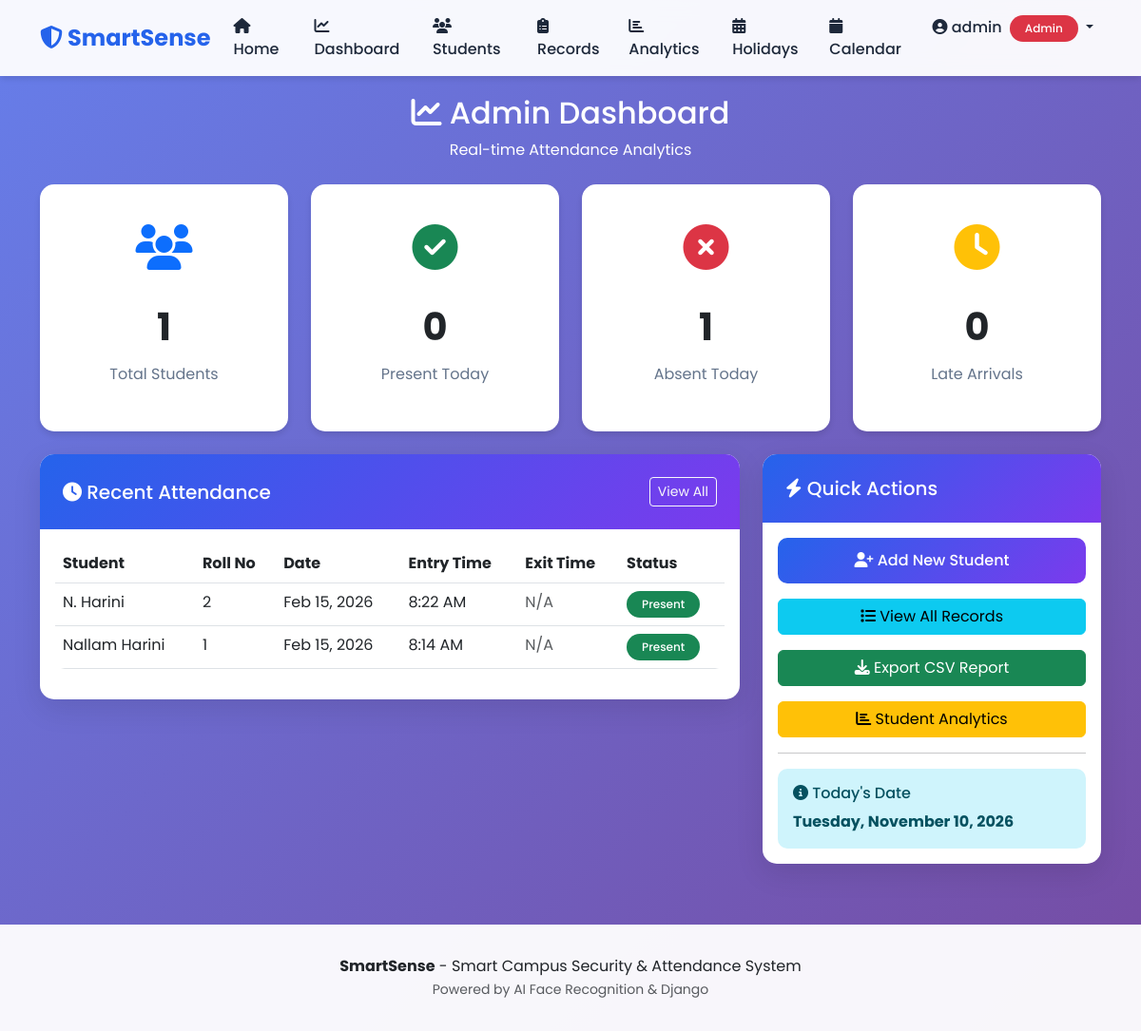
Before: /attendance/dashboard/ (signed in) with the older database file.
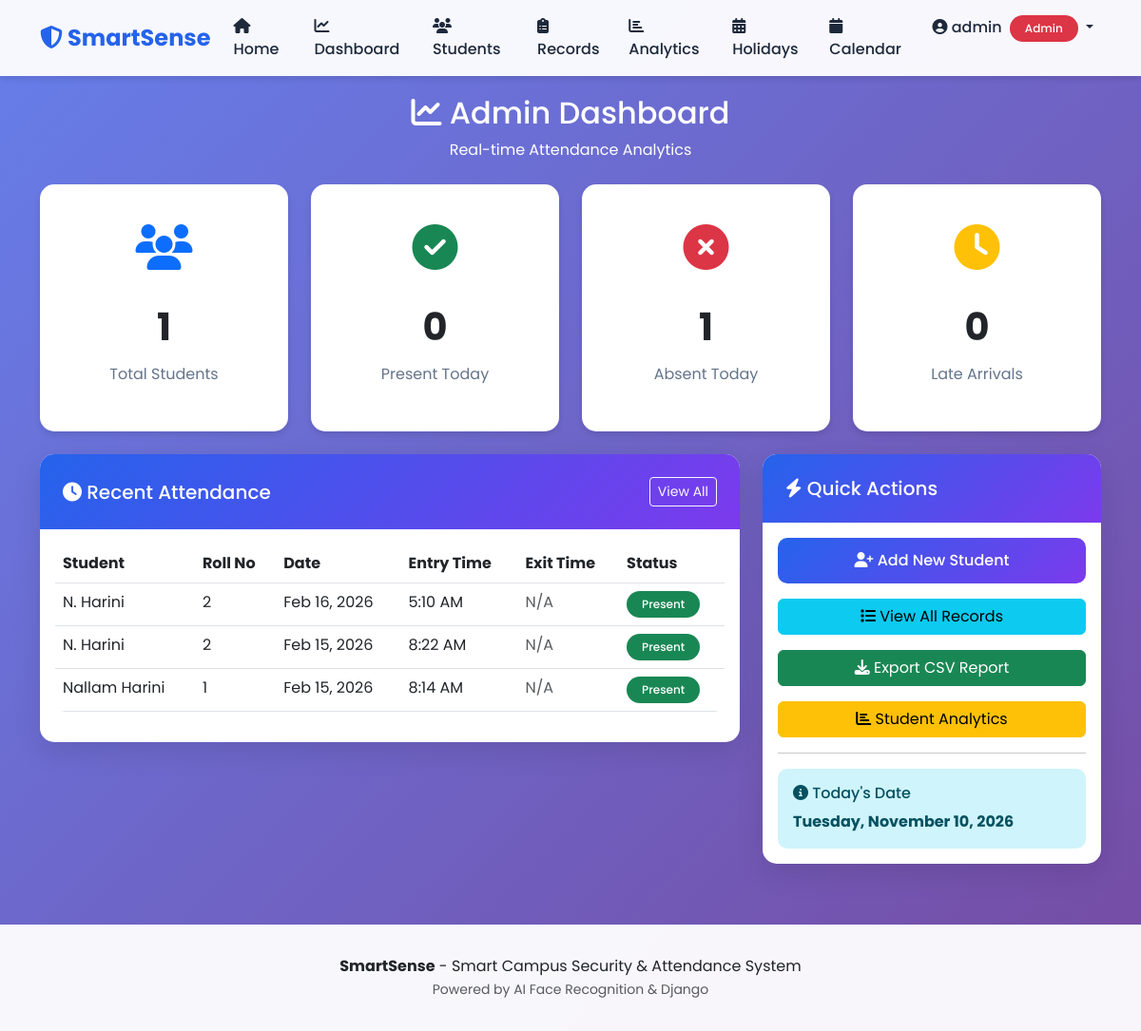
After: the same page with the newer database file.
### attendance/models.py (models this page shows, shortened)
class Attendance(models.Model):
    STATUS_CHOICES = [
        ('ENTRY', 'Entry'),
        ('EXIT', 'Exit'),
    ]
    student = models.ForeignKey(Student, on_delete=models.CASCADE, related_name='attendances')
    date = models.DateField(auto_now_add=True)
    entry_time = models.TimeField(null=True, blank=True)
    exit_time = models.TimeField(null=True, blank=True)
    is_late = models.BooleanField(default=False)
    is_early_exit = models.BooleanField(default=False)
    status = models.CharField(max_length=10, choices=STATUS_CHOICES, default='ENTRY')
    created_at = models.DateTimeField(auto_now_add=True)
    class Meta:
        ordering = ['-date', '-entry_time']
        unique_together = ['student', 'date']

### accounts/models.py (models this page shows, shortened)
class Student(models.Model):
    name = models.CharField(max_length=100)
    roll_number = models.CharField(max_length=20, unique=True)
    email = models.EmailField()
    department = models.CharField(max_length=100, default='Computer Science')
    phone = models.CharField(max_length=15, blank=True, null=True)
    face_encoding = models.BinaryField(blank=True, null=True)
    photo = models.ImageField(upload_to='student_photos/', blank=True, null=True)
    is_active = models.BooleanField(default=True)
    created_at = models.DateTimeField(auto_now_add=True)
    updated_at = models.DateTimeField(auto_now=True)
    class Meta:
        ordering = ['roll_number']

### attendance/views.py (the view)
# urls.py: path('dashboard/', views.admin_dashboard, name='admin_dashboard'),
@admin_required
def admin_dashboard(request):
    today = timezone.now().date()
    total_students = Student.objects.filter(is_active=True).count()
    today_attendance = Attendance.objects.filter(date=today)
    present_today = today_attendance.count()
    absent_today = total_students - present_today
    late_arrivals = today_attendance.filter(is_late=True).count()
    recent_records = Attendance.objects.select_related('student').all()[:10]
    week_ago = today - timedelta(days=7)
    weekly_attendance = Attendance.objects.filter(
        date__gte=week_ago,
        date__lte=today
    ).values('date').annotate(count=Count('id')).order_by('date')
    context = {
        'total_students': total_students,
        'present_today': present_today,
        'absent_today': absent_today,
        'late_arrivals': late_arrivals,
        'recent_records': recent_records,
        'weekly_attendance': list(weekly_attendance),
        'today': today,
    }
    return render(request, 'attendance/admin_dashboard.html', context)

### templates/attendance/admin_dashboard.html (shortened to what the changed rows need)
{% extends 'base.html' %}
{% block content %}
<div class="text-white text-center mb-4">
    <h2><i class="fas fa-chart-line"></i> Admin Dashboard</h2>
</div>
<div class="row g-4">
    <div class="col-lg-8">
        <div class="card">
            <div class="card-body">
                {% if recent_records %}
                    <div class="table-responsive">
                        <table class="table table-hover">
                            <thead>
                                <tr>
                                    <th>Student</th>
                                    <th>Roll No</th>
                                    <th>Date</th>
                                    <th>Entry Time</th>
                                    <th>Exit Time</th>
                                    <th>Status</th>
                                </tr>
                            </thead>
                            <tbody>
                                {% for record in recent_records %}
                                <tr>
                                    <td>{{ record.student.name }}</td>
                                    <td>{{ record.student.roll_number }}</td>
                                    <td>{{ record.date|date:"M d, Y" }}</td>
                                    <td>
                                        {% if record.entry_time %}
                                            {{ record.entry_time|time:"g:i A" }}
                                        {% else %}
                                            <span class="text-muted">N/A</span>
                                        {% endif %}
                                    </td>
                                    <td>
                                        {% if record.exit_time %}
                                            {{ record.exit_time|time:"g:i A" }}
                                        {% else %}
                                            <span class="text-muted">N/A</span>
                                        {% endif %}
                                    </td>
                                    <td>
                                        {% if record.is_late %}
                                            <span class="badge bg-warning text-dark">Late</span>
                                        {% elif record.entry_time %}
                                            <span class="badge bg-success">Present</span>
                                        {% endif %}
                                    </td>
                                </tr>
                                {% endfor %}
                            </tbody>
                        </table>
                    </div>
                {% else %}
                    <div class="text-center text-muted py-5">
                        <i class="fas fa-inbox fa-3x mb-3"></i>
                        <p>No attendance records yet</p>
                    </div>
                {% endif %}
            </div>
        </div>
    </div>
</div>
{% endblock %}

Changed rows visible on the page:
added Attendance: student.name "N. Harini", student.roll_number "2", date "Feb 16, 2026", entry_time "5:10 AM", shows "N/A", is_late "Present"
